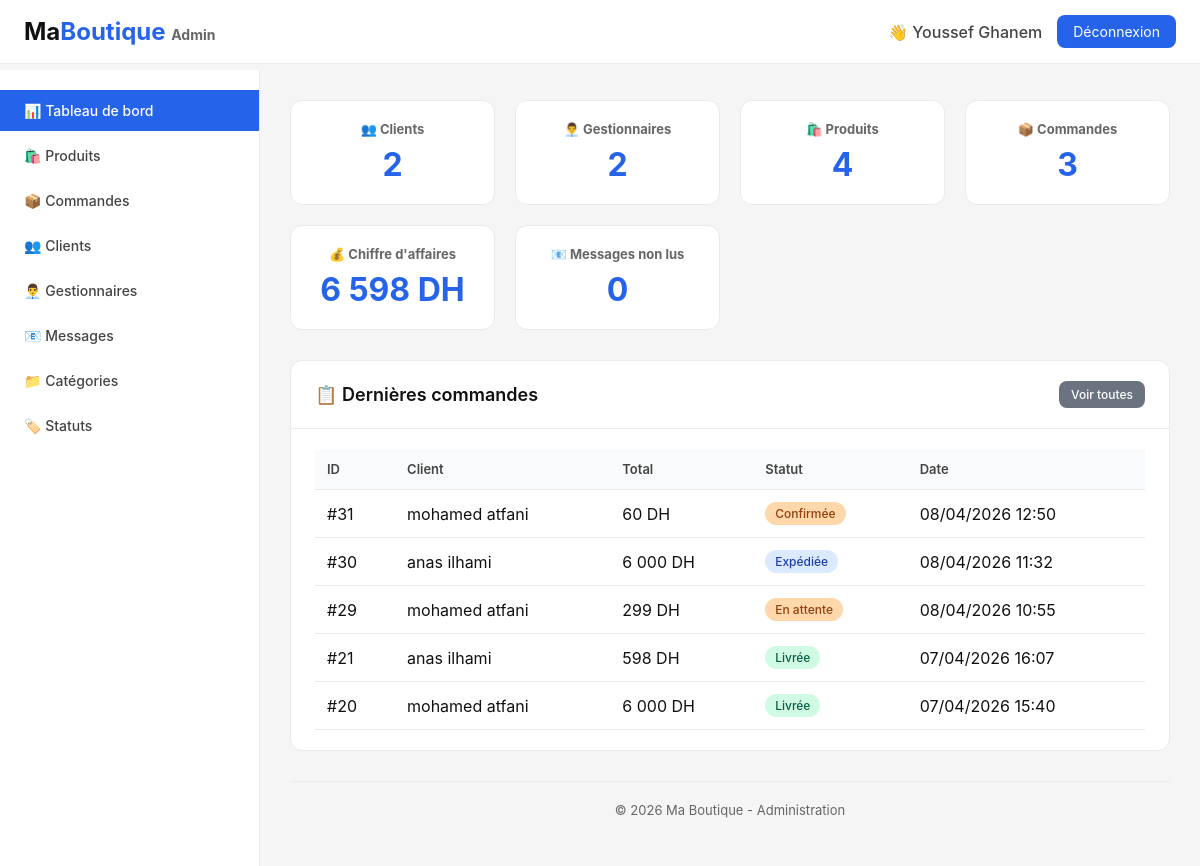
Page /admin/dashboard.php (signed in) on the committed database.
### tables this page shows
CREATE TABLE `commande` (
  `id_commande` int(11) NOT NULL,
  `id_status` int(11) NOT NULL,
  `prix_totale` decimal(10,2) NOT NULL DEFAULT 0.00,
  `date_commande` datetime DEFAULT current_timestamp(),
  `id_utilisateur` int(11) NOT NULL,
  `adresse_livraison` text NOT NULL,
  `notes` text DEFAULT NULL
);

CREATE TABLE `utilisateur` (
  `id_utilisateur` int(11) NOT NULL,
  `telephone` varchar(20) NOT NULL,
  `email` varchar(255) DEFAULT NULL,
  `nom` varchar(100) NOT NULL,
  `adresse` text DEFAULT NULL,
  `password` varchar(255) NOT NULL,
  `role_id` int(11) NOT NULL,
  `date_creation` datetime DEFAULT current_timestamp(),
  `date_inscription` datetime DEFAULT current_timestamp()
);

CREATE TABLE `status` (
  `id_status` int(11) NOT NULL,
  `nom` varchar(50) NOT NULL
);

### admin/dashboard.php (the view, shortened to what this page needs)
<?php
$database = new Database();
$db = $database->getConnection();
$action = isset($_GET['action']) ? $_GET['action'] : 'dashboard';
$stats = [];
$query = "SELECT COUNT(*) as total FROM Utilisateur WHERE role_id = 3";
$stmt = $db->query($query);
$stats['total_clients'] = $stmt->fetch(PDO::FETCH_ASSOC)['total'];
$query = "SELECT COUNT(*) as total FROM Utilisateur WHERE role_id = 2";
$stmt = $db->query($query);
$stats['total_managers'] = $stmt->fetch(PDO::FETCH_ASSOC)['total'];
$query = "SELECT COUNT(*) as total FROM Produit";
$stmt = $db->query($query);
$stats['total_products'] = $stmt->fetch(PDO::FETCH_ASSOC)['total'];
$query = "SELECT COUNT(*) as total FROM Commande WHERE id_status != 5";
$stmt = $db->query($query);
$stats['total_orders'] = $stmt->fetch(PDO::FETCH_ASSOC)['total'];
$query = "SELECT SUM(prix_totale) as total FROM Commande WHERE id_status = 5";
$stmt = $db->query($query);
$stats['total_revenue'] = $stmt->fetch(PDO::FETCH_ASSOC)['total'] ?? 0;
$query = "SELECT COUNT(*) as total FROM contact";
$stmt = $db->query($query);
$stats['total_messages'] = $stmt->fetch(PDO::FETCH_ASSOC)['total'];
$query = "SELECT COUNT(*) as total FROM contact WHERE statut = 'non lu'";
$stmt = $db->query($query);
$stats['unread_messages'] = $stmt->fetch(PDO::FETCH_ASSOC)['total'];
$commandes = $db->query("
    SELECT c.*, u.nom as client_nom, u.telephone as client_telephone, s.nom as status_nom
    FROM Commande c
    JOIN Utilisateur u ON c.id_utilisateur = u.id_utilisateur
    JOIN Status s ON c.id_status = s.id_status
    ORDER BY c.date_commande DESC
")->fetchAll(PDO::FETCH_ASSOC);
foreach($commandes as $key => $commande) {
    $details = $db->prepare("
        SELECT lc.*, p.nom as produit_nom, p.image, p.prix, p.stock as stock_actuel
        FROM Ligne_commande lc
        JOIN Produit p ON lc.id_produit = p.id_produit
        WHERE lc.id_commande = :id_commande
    ");
    $details->execute([':id_commande' => $commande['id_commande']]);
    $commandes[$key]['produits'] = $details->fetchAll(PDO::FETCH_ASSOC);
}
?>
<!DOCTYPE html>
<html lang="fr">
<head>
</head>
<body>
    <div class="header">
        <div class="header-inner">
            <div class="logo">
                <a href="dashboard.php">Ma<span>Boutique</span> <span style="font-size: 14px; color:#666;">Admin</span></a>
            </div>
            <div class="user-info">
                <span class="user-name">👋 <?php echo htmlspecialchars($_SESSION['admin_nom']); ?></span>
                <a href="logout.php" class="logout-btn">Déconnexion</a>
            </div>
        </div>
    </div>
    <div class="sidebar">
        <ul class="sidebar-menu">
            <li class="<?php echo $action == 'dashboard' ? 'active' : ''; ?>">
                <a href="?action=dashboard">📊 Tableau de bord</a>
            </li>
            <li class="<?php echo $action == 'products' ? 'active' : ''; ?>">
                <a href="?action=products">🛍️ Produits</a>
            </li>
            <li class="<?php echo $action == 'orders' ? 'active' : ''; ?>">
                <a href="?action=orders">📦 Commandes</a>
            </li>
            <li class="<?php echo $action == 'clients' ? 'active' : ''; ?>">
                <a href="?action=clients">👥 Clients</a>
            </li>
            <li class="<?php echo $action == 'managers' ? 'active' : ''; ?>">
                <a href="?action=managers">👨‍💼 Gestionnaires</a>
            </li>
            <li class="<?php echo $action == 'messages' ? 'active' : ''; ?>">
                <a href="?action=messages">
                    📧 Messages
                </a>
            </li>
            <li class="<?php echo $action == 'categories' ? 'active' : ''; ?>">
                <a href="?action=categories">📁 Catégories</a>
            </li>
            <li class="<?php echo $action == 'statuses' ? 'active' : ''; ?>">
                <a href="?action=statuses">🏷️ Statuts</a>
            </li>
        </ul>
    </div>
    <div class="main-content">
        <div class="container">
            <?php if($action == 'dashboard'): ?>
                <div class="stats-grid">
                    <div class="stat-card">
                        <h3>👥 Clients</h3>
                        <div class="stat-number"><?php echo $stats['total_clients']; ?></div>
                    </div>
                    <div class="stat-card">
                        <h3>👨‍💼 Gestionnaires</h3>
                        <div class="stat-number"><?php echo $stats['total_managers']; ?></div>
                    </div>
                    <div class="stat-card">
                        <h3>🛍️ Produits</h3>
                        <div class="stat-number"><?php echo $stats['total_products']; ?></div>
                    </div>
                    <div class="stat-card">
                        <h3>📦 Commandes</h3>
                        <div class="stat-number"><?php echo $stats['total_orders']; ?></div>
                    </div>
                    <div class="stat-card">
                        <h3>💰 Chiffre d'affaires</h3>
                        <div class="stat-number"><?php echo number_format($stats['total_revenue'], 0, ',', ' '); ?> DH</div>
                    </div>
                    <div class="stat-card">
                        <h3>📧 Messages non lus</h3>
                        <div class="stat-number"><?php echo $stats['unread_messages']; ?></div>
                    </div>
                </div>
                <div class="card">
                    <div class="card-header">
                        <h2>📋 Dernières commandes</h2>
                        <a href="?action=orders" class="btn btn-secondary btn-sm">Voir toutes</a>
                    </div>
                    <div class="card-body">
                        <?php if(count($commandes) == 0): ?>
                            <p style="text-align: center; color: #666; padding: 40px;">Aucune commande pour le moment.</p>
                        <?php else: ?>
                            <div class="table-responsive">
                                <table>
                                    <thead>
                                        <tr>
                                            <th>ID</th>
                                            <th>Client</th>
                                            <th>Total</th>
                                            <th>Statut</th>
                                            <th>Date</th>
                                        </tr>
                                    </thead>
                                    <tbody>
                                        <?php foreach(array_slice($commandes, 0, 5) as $commande): ?>
                                            <tr>
                                                <td>#<?php echo $commande['id_commande']; ?></td>
                                                <td><?php echo htmlspecialchars($commande['client_nom']); ?></td>
                                                <td><?php echo number_format($commande['prix_totale'], 0, ',', ' '); ?> DH</td>
                                                <td><span class="badge badge-<?php echo $commande['id_status'] <= 2 ? 'warning' : ($commande['id_status'] == 5 ? 'success' : 'info'); ?>"><?php echo $commande['status_nom']; ?></span></td>
                                                <td><?php echo date('d/m/Y H:i', strtotime($commande['date_commande'])); ?></td>
                                            </tr>
                                        <?php endforeach; ?>
                                    </tbody>
                                </table>
                            </div>
                        <?php endif; ?>
                    </div>
                </div>
            <?php endif; ?>
        </div>
        <div class="footer">
            <p>&copy; <?php echo date('Y'); ?> Ma Boutique - Administration</p>
        </div>
    </div>
</body>
</html>

### admin/dashboard.php (style rules this page uses)
* { margin: 0; padding: 0; box-sizing: border-box; }
body { font-family: -apple-system, BlinkMacSystemFont, 'Segoe UI', Roboto, Helvetica, Arial, sans-serif; background: #f5f5f5; color: #111; }
.header { background: white; border-bottom: 1px solid #eaeaea; position: fixed; top: 0; left: 0; right: 0; z-index: 100; }
.header-inner { display: flex; justify-content: space-between; align-items: center; padding: 15px 24px; gap: 20px; flex-wrap: wrap; }
.logo a { font-size: 24px; font-weight: 700; text-decoration: none; color: #111; }
.logo span { color: #2563eb; }
.user-info { display: flex; align-items: center; gap: 15px; }
.user-name { font-weight: 500; color: #444; }
.logout-btn { background: #2563eb; color: white; padding: 8px 16px; border-radius: 8px; text-decoration: none; font-size: 14px; transition: background 0.2s; }
.sidebar { position: fixed; left: 0; top: 70px; width: 260px; height: calc(100% - 70px); background: white; border-right: 1px solid #eaeaea; overflow-y: auto; z-index: 99; }
.sidebar-menu { list-style: none; padding: 20px 0; }
.sidebar-menu li { margin-bottom: 4px; }
.sidebar-menu li a { display: block; padding: 12px 24px; color: #444; text-decoration: none; font-size: 14px; font-weight: 500; transition: all 0.2s; }
.sidebar-menu li.active a { background: #2563eb; color: white; }
.main-content { margin-left: 260px; margin-top: 70px; padding: 30px; min-height: calc(100vh - 70px); }
.container { max-width: 1200px; margin: 0 auto; }
.stats-grid { display: grid; grid-template-columns: repeat(auto-fit, minmax(200px, 1fr)); gap: 20px; margin-bottom: 30px; }
.stat-card { background: white; padding: 20px; border-radius: 12px; border: 1px solid #eaeaea; text-align: center; transition: transform 0.2s; }
.stat-card h3 { font-size: 13px; color: #666; margin-bottom: 8px; }
.stat-number { font-size: 32px; font-weight: 700; color: #2563eb; }
.card { background: white; border-radius: 12px; border: 1px solid #eaeaea; margin-bottom: 30px; overflow: hidden; }
.card-header { padding: 20px 24px; border-bottom: 1px solid #eaeaea; display: flex; justify-content: space-between; align-items: center; flex-wrap: wrap; gap: 15px; }
.card-header h2 { font-size: 18px; font-weight: 600; color: #111; }
.card-body { padding: 20px 24px; }
.btn { display: inline-block; padding: 10px 20px; border: none; border-radius: 8px; font-size: 14px; font-weight: 500; cursor: pointer; text-decoration: none; transition: all 0.2s; }
.btn-secondary { background: #6b7280; color: white; }
.btn-sm { padding: 6px 12px; font-size: 12px; }
.table-responsive { overflow-x: auto; }
table { width: 100%; border-collapse: collapse; }
th, td { padding: 12px; text-align: left; border-bottom: 1px solid #eaeaea; }
th { background: #f9fafb; font-weight: 600; font-size: 13px; color: #444; }
.badge { display: inline-block; padding: 4px 10px; border-radius: 20px; font-size: 12px; font-weight: 500; }
.badge-success { background: #d1fae5; color: #065f46; }
.badge-warning { background: #fed7aa; color: #92400e; }
.badge-info { background: #dbeafe; color: #1e40af; }
.footer { text-align: center; padding: 20px; color: #666; font-size: 13px; border-top: 1px solid #eaeaea; margin-top: 20px; }

### rows in the picture
commande: id_commande "31", id_utilisateur.nom "mohamed atfani", prix_totale "60", id_status.nom "Confirmée", date_commande "08/04/2026 12:50"
commande: id_commande "30", id_utilisateur.nom "anas ilhami", prix_totale "6 000", id_status.nom "Expédiée", date_commande "08/04/2026 11:32"
commande: id_commande "29", id_utilisateur.nom "mohamed atfani", prix_totale "299", id_status.nom "En attente", date_commande "08/04/2026 10:55"
commande: id_commande "21", id_utilisateur.nom "anas ilhami", prix_totale "598", id_status.nom "Livrée", date_commande "07/04/2026 16:07"
commande: id_commande "20", id_utilisateur.nom "mohamed atfani", prix_totale "6 000", id_status.nom "Livrée", date_commande "07/04/2026 15:40"

### other values in the picture
$_SESSION['admin_nom'] "Youssef Ghanem"
$stats['total_clients'] "2"
$stats['total_managers'] "2"
$stats['total_products'] "4"
$stats['total_orders'] "3"
$stats['total_revenue'] "6 598"
$stats['unread_messages'] "0"
